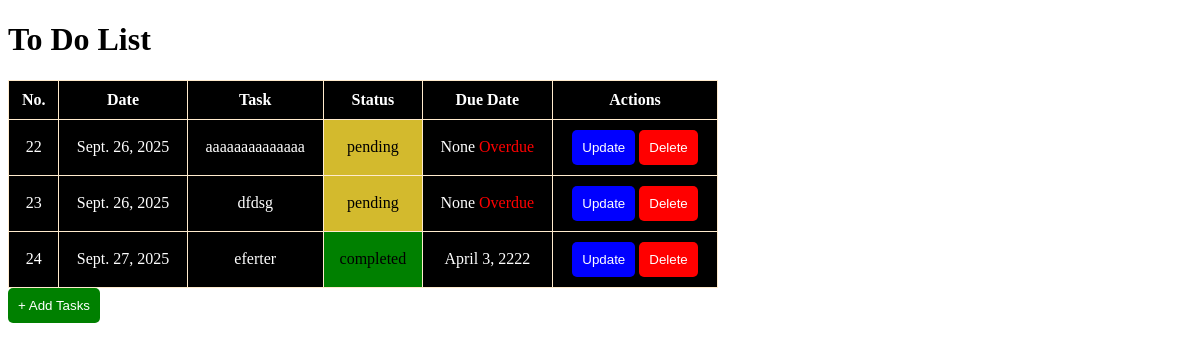
Before: / with the older database file.
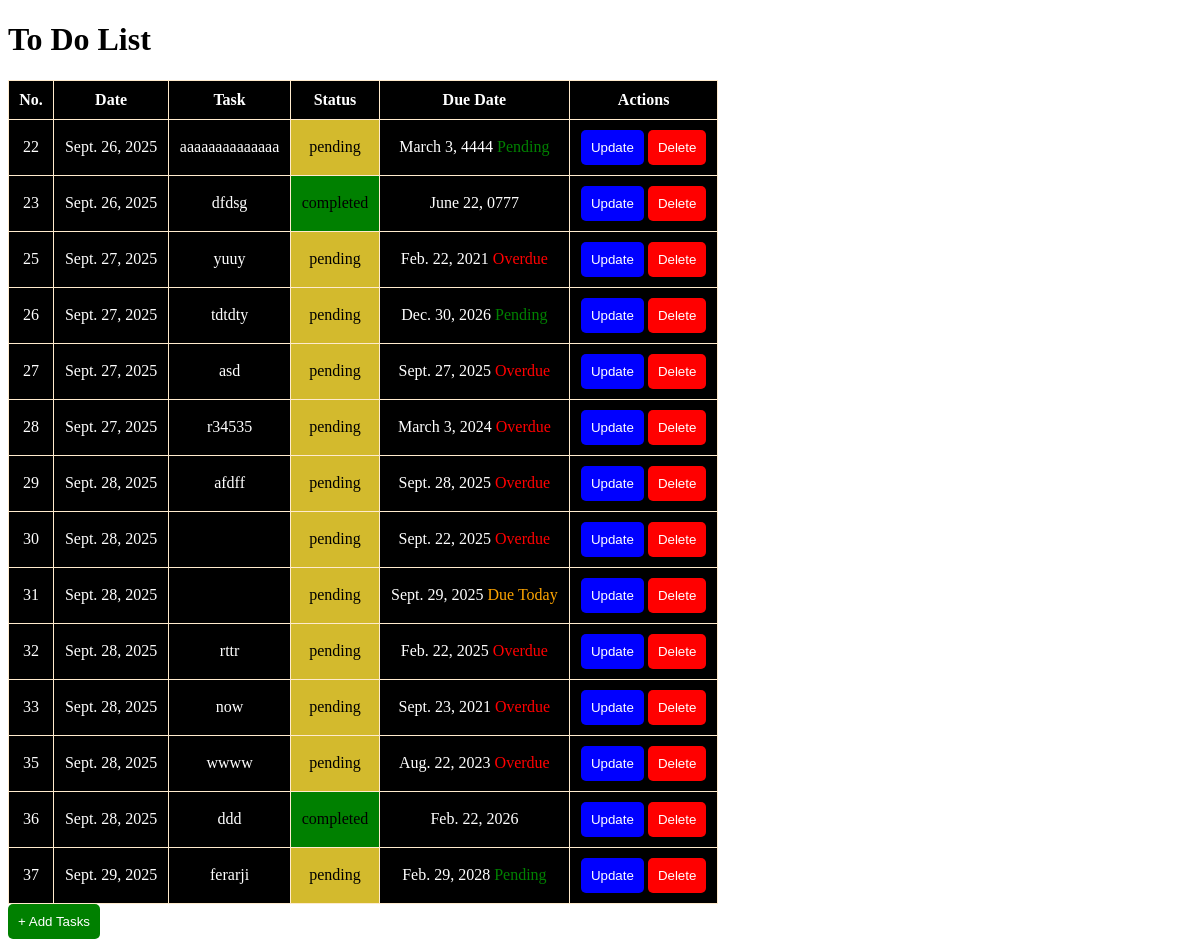
After: the same page with the newer database file.
### to_do_list_app/models.py (models this page shows, shortened)
class Table(models.Model):
  task= models.CharField(max_length=1000)
  status= models.CharField(max_length=225)
  actions = models.CharField(max_length=255)
  created_date= models.DateField(auto_now_add=True)
  due_date=models.DateField(null=True,blank=True)

### to_do_list_app/views.py (the view)
# urls.py: path('',views.index,name='index'),
def index(request):
    mytasks = Table.objects.all().values()
    today = date.today()
    return render(request,'index.html',{"mytasks": mytasks,"today": today})

### to_do_list_app/templates/index.html (shortened to what this page needs)
<!DOCTYPE html>
<html lang="en">
<head>
</head>
<body>
    {% load static %}
    <h1>To Do List</h1>
    <table>
        <tr>
            <th>No.</th>
            <th>Date</th>
            <th>Task</th>
            <th>Status</th>
            <th>Due Date</th>
            <th>Actions</th>
        </tr>
        {% for x in mytasks %}
        <tr>
            <td>{{ x.id }}</td>
            <td>{{ x.created_date }}</td>
            <td>{{ x.task }}</td>
            {% if x.status == "pending" %}
            <td style="background-color:#d3ba2d;  color: black;">{{ x.status }}
            {% else %}
            <td style="background-color:green; color: black;">{{ x.status }}
            {% endif %}
            </td>
            <td>
                {{ x.due_date }}
                {% if x.status != "completed" %}
                {% if x.due_date|date:"Y-m-d" == today|date:"Y-m-d" %}
                    <span style="color: orange;">Due Today</span>
                {% elif x.due_date|date:"Y-m-d" < today|date:"Y-m-d" %}
                    <span style="color: red;">Overdue</span>
                {% else %}
                    <span style="color: green;">Pending</span>
                {% endif %}
                {% endif %}
            </td>
            <td>
                <button class="update_btn"><a href="update_tasks/{{x.id }}">Update</a></button>
                <button class="delete_btn"><a href="delete/{{x.id}}">Delete</a></button>
            </td>
        </tr>
        {% endfor %}
    </table>
    <button class="add_btn"><a href="/add">+ Add Tasks</a></button>
</body>
</html>

### to_do_list_app/templates/index.html (style rules this page uses)
table { color: white; width: 60%; border-collapse: collapse; text-align: center; }
th, td { border: 1px solid blanchedalmond; padding: 10px; background-color:black; }
.update_btn { background-color:blue; }
.delete_btn { background-color: red; }
a { text-decoration: none; color: white; }
button { border-radius: 5px; border: none; padding: 10px; }
.add_btn { background-color: green; }

Changed rows visible on the page:
removed Table: id "24", created_date "Sept. 27, 2025", task "eferter", status "completed", due_date "April 3, 2222"
changed Table "aaaaaaaaaaaaaa": due_date "None" → "March 3, 4444"; due_date "Overdue" → "Pending"
changed Table "dfdsg": due_date "None" → "June 22, 0777"; status "pending" → "completed"
added Table: id "25", created_date "Sept. 27, 2025", task "yuuy", status "pending", due_date "Feb. 22, 2021", shows "Overdue"
added Table: id "26", created_date "Sept. 27, 2025", task "tdtdty", status "pending", due_date "Dec. 30, 2026", shows "Pending"
added Table: id "27", created_date "Sept. 27, 2025", task "asd", status "pending", due_date "Sept. 27, 2025", shows "Overdue"
added Table: id "28", created_date "Sept. 27, 2025", task "r34535", status "pending", due_date "March 3, 2024", shows "Overdue"
added Table: id "29", created_date "Sept. 28, 2025", task "afdff", status "pending", due_date "Sept. 28, 2025", shows "Overdue"
added Table: id "30", created_date "Sept. 28, 2025", status "pending", due_date "Sept. 22, 2025", shows "Overdue"
added Table: id "31", created_date "Sept. 28, 2025", status "pending", due_date "Sept. 29, 2025", shows "Due Today"
added Table: id "32", created_date "Sept. 28, 2025", task "rttr", status "pending", due_date "Feb. 22, 2025", shows "Overdue"
added Table: id "33", created_date "Sept. 28, 2025", task "now", status "pending", due_date "Sept. 23, 2021", shows "Overdue"
added Table: id "35", created_date "Sept. 28, 2025", task "wwww", status "pending", due_date "Aug. 22, 2023", shows "Overdue"
added Table: id "36", created_date "Sept. 28, 2025", task "ddd", status "completed", due_date "Feb. 22, 2026"
added Table: id "37", created_date "Sept. 29, 2025", task "ferarji", status "pending", due_date "Feb. 29, 2028", shows "Pending"
